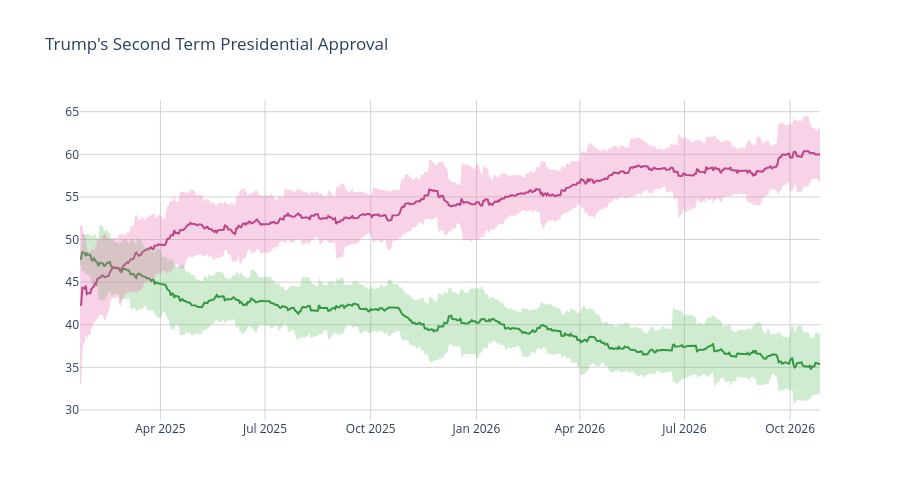

Notebook cell for this chart:
### Code cell
disappr_ci_hex = "#e86eaf"
appr_ci_hex = "#60be65"
disappr_ci_rgba = "rgba(232, 110, 175, 0.3)"
appr_ci_rgba = "rgba(96, 190, 101, 0.3)"
grid_col = "#d4d2d2"


# Approve
fig = go.Figure(go.Scatter(
    x=pres['end_date'],
    y=pres['approve'],
    hovertemplate="%{y:.2f}%",
    name="<b>Approve</b>",
    line=dict(color="#228833"),
    showlegend=False
))

# Disapprove
fig.add_trace(go.Scatter(
    x=pres['end_date'],
    y=pres['disapprove'],
    hovertemplate="%{y:.2f}%",
    name="<b>Disapprove</b>",
    line=dict(color="#aa3377"),
    showlegend=False
    )
)

# Approve CI
fig.add_traces([

    # Upper bound
    go.Scatter(
        x=pres['end_date'],
        y=pres['approve_upper_ci'],
        marker=dict(color=appr_ci_hex),
        line=dict(width=0),
        mode='lines',
        showlegend=False,
        hoverinfo="skip"
    ),

    # Lower bound
    go.Scatter(
        x=pres['end_date'],
        y=pres['approve_lower_ci'],
        marker=dict(color=appr_ci_hex),
        line=dict(width=0),
        mode='lines',
        fillcolor=appr_ci_rgba,
        fill="tonexty",
        showlegend=False,
        hoverinfo="skip"
    )
])

# Disapprove CI
fig.add_traces([

    # Upper bound
    go.Scatter(
        x=pres['end_date'],
        y=pres['disapprove_upper_ci'],
        marker=dict(color=disappr_ci_hex),
        line=dict(width=0),
        mode='lines',
        showlegend=False,
        hoverinfo="skip"
    ),

    # Lower bound
    go.Scatter(
        x=pres['end_date'],
        y=pres['disapprove_lower_ci'],
        marker=dict(color=disappr_ci_hex),
        line=dict(width=0),
        mode='lines',
        fillcolor=disappr_ci_rgba,
        fill="tonexty",
        showlegend=False,
        hoverinfo="skip"
    )
])

fig.update_layout(
    title=dict(text="Trump's Second Term Presidential Approval"),
    hovermode="x"
)

fig.update_xaxes(gridcolor=grid_col)
fig.update_yaxes(gridcolor=grid_col)

fig.update_layout(hovermode="x", hoverlabel_align="right", plot_bgcolor="rgba(0, 0, 0, 0)", height=500)
fig.show()

### Figure 1 — Plotly figure (JSON) as saved in the notebook; plotly's stock layout.template omitted (floating-point values rounded to 4 significant figures; data arrays with more than 128 entries replaced by an {"elided": "..."} marker saying what was removed)
{"data": [{"hovertemplate": "%{y:.2f}%", "line": {"color": "#228833"}, "name": "<b>Approve</b>", "showlegend": false, "type": "scatter", "x": {"elided": "645 str values"}, "y": {"elided": "645 float values"}}, {"hovertemplate": "%{y:.2f}%", "line": {"color": "#aa3377"}, "name": "<b>Disapprove</b>", "showlegend": false, "type": "scatter", "x": {"elided": "645 str values"}, "y": {"elided": "645 float values"}}, {"hoverinfo": "skip", "line": {"width": 0}, "marker": {"color": "#60be65"}, "mode": "lines", "showlegend": false, "type": "scatter", "x": {"elided": "645 str values"}, "y": {"elided": "645 float values"}}, {"fill": "tonexty", "fillcolor": "rgba(96, 190, 101, 0.3)", "hoverinfo": "skip", "line": {"width": 0}, "marker": {"color": "#60be65"}, "mode": "lines", "showlegend": false, "type": "scatter", "x": {"elided": "645 str values"}, "y": {"elided": "645 float values"}}, {"hoverinfo": "skip", "line": {"width": 0}, "marker": {"color": "#e86eaf"}, "mode": "lines", "showlegend": false, "type": "scatter", "x": {"elided": "645 str values"}, "y": {"elided": "645 float values"}}, {"fill": "tonexty", "fillcolor": "rgba(232, 110, 175, 0.3)", "hoverinfo": "skip", "line": {"width": 0}, "marker": {"color": "#e86eaf"}, "mode": "lines", "showlegend": false, "type": "scatter", "x": {"elided": "645 str values"}, "y": {"elided": "645 float values"}}], "layout": {"height": 500, "hoverlabel": {"align": "right"}, "hovermode": "x", "plot_bgcolor": "rgba(0, 0, 0, 0)", "title": {"text": "Trump's Second Term Presidential Approval"}, "xaxis": {"gridcolor": "#d4d2d2"}, "yaxis": {"gridcolor": "#d4d2d2"}}}
